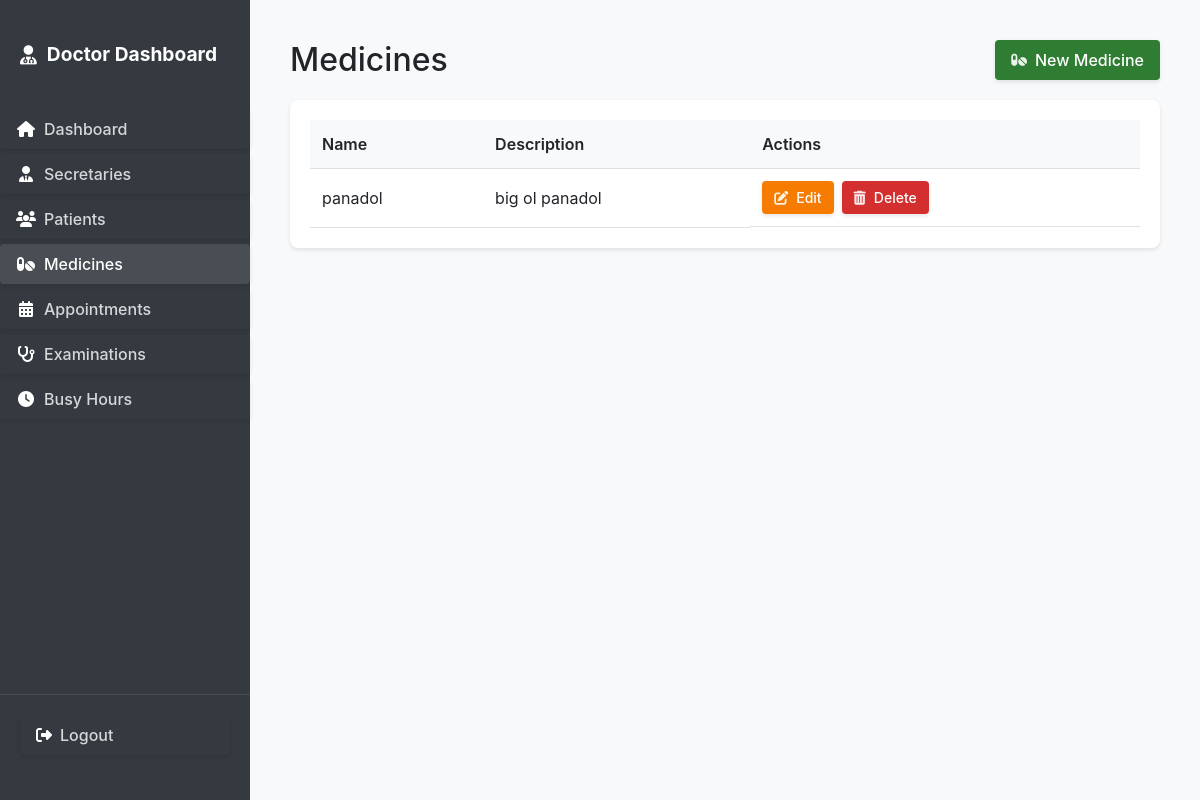
The page /medicines/ (signed in) on the database as committed earlier.
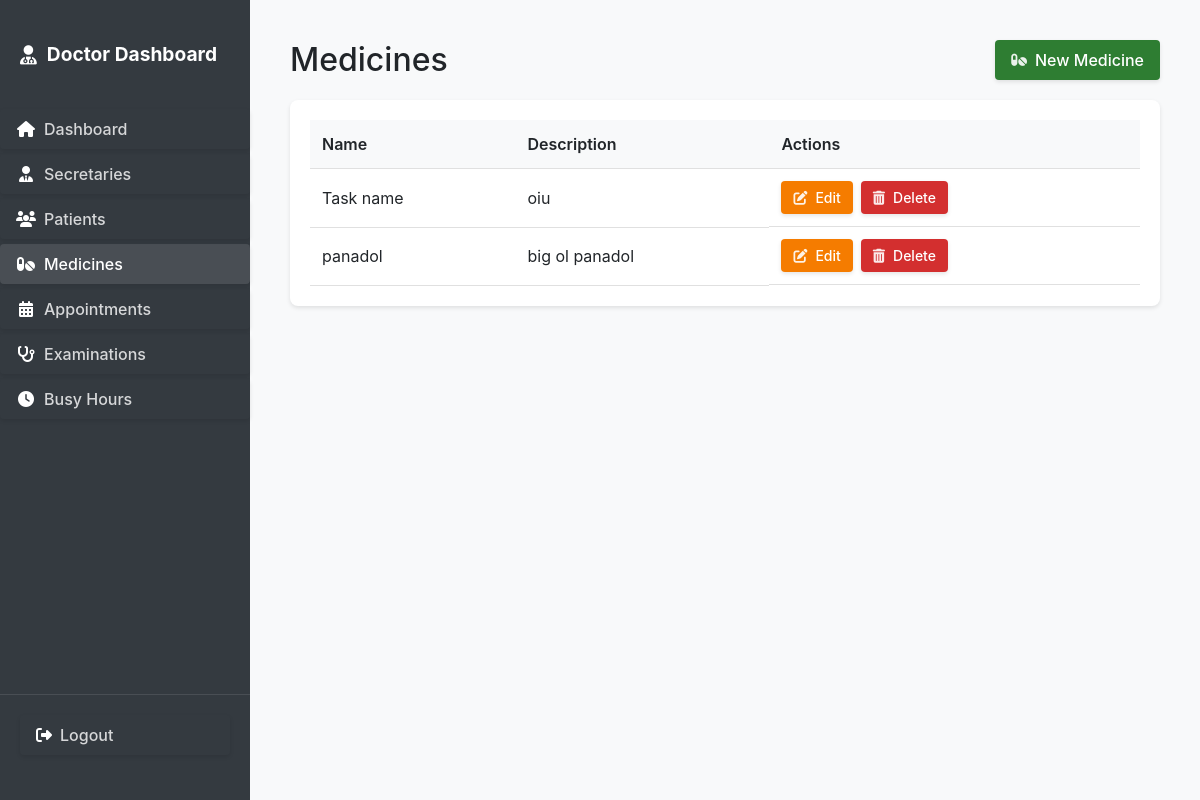
The same page on the database as committed later.
### secretary_dash/models.py (models this page shows, shortened)
class Medicine(models.Model):
    name = models.CharField(max_length=100)
    description = models.TextField()
    side_effects = models.TextField()
    created_at = models.DateTimeField(auto_now_add=True)
    class Meta:
        ordering = ['name']

### secretary_dash/views.py (the view)
# urls.py: path('medicines/', views.medicine_list, name='medicine_list'),
@login_required
@user_passes_test(is_doctor)
def medicine_list(request):
    medicines = Medicine.objects.all().order_by('name')
    return render(request, 'secretary_dash/doctor/medicine_list.html', {'medicines': medicines})

### secretary_dash/auth.py (called while the page is built)
    def get_user(self, user_id):
        UserModel = get_user_model()
        try:
            return UserModel.objects.get(pk=user_id)
        except UserModel.DoesNotExist:
            return None

### secretary_dash/views.py (called while the page is built)
def is_doctor(user):
    return user.is_superuser

### templates/secretary_dash/doctor/medicine_list.html (shortened to what this page needs)
{% extends 'secretary_dash/common/table_base.html' %}
{% block page_title %}Medicines{% endblock %}
{% block header_actions %}
<a href="{% url 'secretary_dash:medicine_create' %}" class="btn btn-add">
    <i class="fas fa-pills"></i>
    <span>New Medicine</span>
</a>
{% endblock %}
{% block table_content %}
{% if medicines %}
    <table>
        <thead>
            <tr>
                <th>Name</th>
                <th>Description</th>
                <th>Actions</th>
            </tr>
        </thead>
        <tbody>
            {% for medicine in medicines %}
                <tr>
                    <td>{{ medicine.name }}</td>
                    <td>{{ medicine.description }}</td>
                    <td class="actions">
                        <a href="{% url 'secretary_dash:medicine_edit' medicine.id %}" class="btn btn-edit btn-sm">
                            <i class="fas fa-edit"></i>
                            <span>Edit</span>
                        </a>
                        <form method="post" action="{% url 'secretary_dash:medicine_delete' medicine.id %}" style="display: inline;">
                            <button type="submit" class="btn btn-delete btn-sm" onclick="return confirm('Are you sure you want to delete this medicine?');">
                                <i class="fas fa-trash-alt"></i>
                                <span>Delete</span>
                            </button>
                        </form>
                    </td>
                </tr>
            {% endfor %}
        </tbody>
    </table>
{% else %}
    <p class="no-data">No medicines found.</p>
{% endif %}
{% endblock %}

Rows that differ between the two databases and show on the page:
added Medicine: name "Task name", description "oiu"
